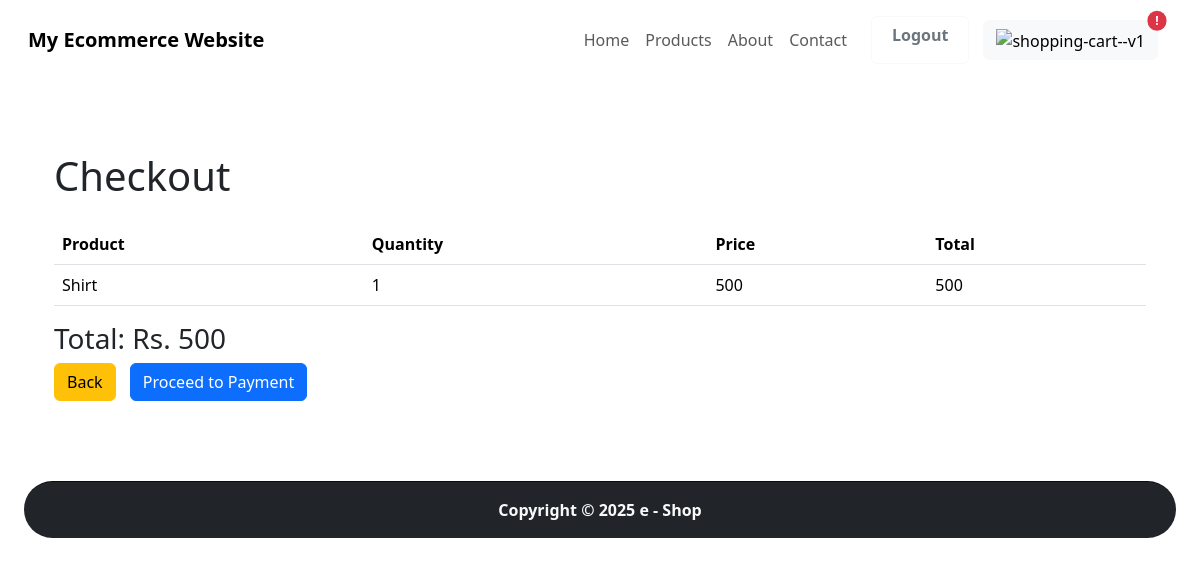
/checkout/ (signed in), run on the app's committed database.
### cart/models.py (models this page shows)
class CartItem(models.Model):
    cart = models.ForeignKey(Cart, on_delete=models.CASCADE)
    product = models.ForeignKey(Products, on_delete=models.CASCADE)
    quantity = models.IntegerField(default=1)
    added_at = models.DateTimeField(auto_now_add=True)
    def get_item_total(self):
        return self.product.price * self.quantity

### products/models.py (models this page shows)
class Products(models.Model):
    name = models.CharField(max_length=255)
    description = models.TextField()
    image = models.ImageField(upload_to='products')
    stock = models.IntegerField(default=0)
    price = models.IntegerField(default=0)
    category = models.CharField(max_length=255)

### cart/views.py (the view, shortened to what this page needs)
# urls.py: path('checkout/', checkout_view, name='checkout'),
@login_required(login_url='/login/')
def checkout_view(request):
    cart = get_object_or_404(Cart, user=request.user)
    cart_items = cart.cartitem_set.all().select_related('product')
    context = {
        'cart': cart,
        'cart_items': cart_items,
        'cart_total': cart.get_cart_total()
    }
    return render(request, 'checkout.html', context)

### cart/models.py (called while the page is built)
    def get_cart_total(self):
        cart_items = self.cartitem_set.all()
        total = sum(item.get_item_total() for item in cart_items)
        return total

### cart/templates/checkout.html (shortened to what this page needs)
{% extends "base.html" %}
{% block content %}
<div class="container py-5">
    <h1 class="mb-4">Checkout</h1>
    <form method="post">
        <table class="table table-hover">
            <thead>
                <tr>
                    <th>Product</th>
                    <th>Quantity</th>
                    <th>Price</th>
                    <th>Total</th>
                </tr>
            </thead>
            <tbody>
                {% for item in cart_items %}
                <tr>
                    <td>{{ item.product.name }}</td>
                    <td>{{ item.quantity }}</td>
                    <td>{{ item.product.price }}</td>
                    <td>{{ item.get_item_total }}</td>
                </tr>
                {% endfor %}
            </tbody>
        </table>
        <h3>Total: Rs. {{ cart_total }}</h3>
        <a href="{% url 'cart_view' %}" class="btn btn-warning">Back</a>
        <button type="button" id="rzp-button1" class="btn btn-primary">Proceed to Payment</button>
    </form>
</div>
{% endblock %}

### static/css/main.css (style rules this page uses)
body { margin: 0; padding: 0; }
.btn { border: 2px solid rgba(255, 255, 255, 0.504) ; font-size:large; justify-content: right; text-align: right; margin-right: 10px; padding: 14px; border-radius: 10px; color: rgb(0, 0, 0); font-weight: bold; background-color: rgb(9, 255, 0); }
div a { text-decoration: none; color: rgb(0, 0, 0); font-weight: bold; }

### data on the page
CartItem: product.name "Shirt", quantity "1", product.price "500", get_item_total "500"

### other printed values
{{ cart_total }} "500"
